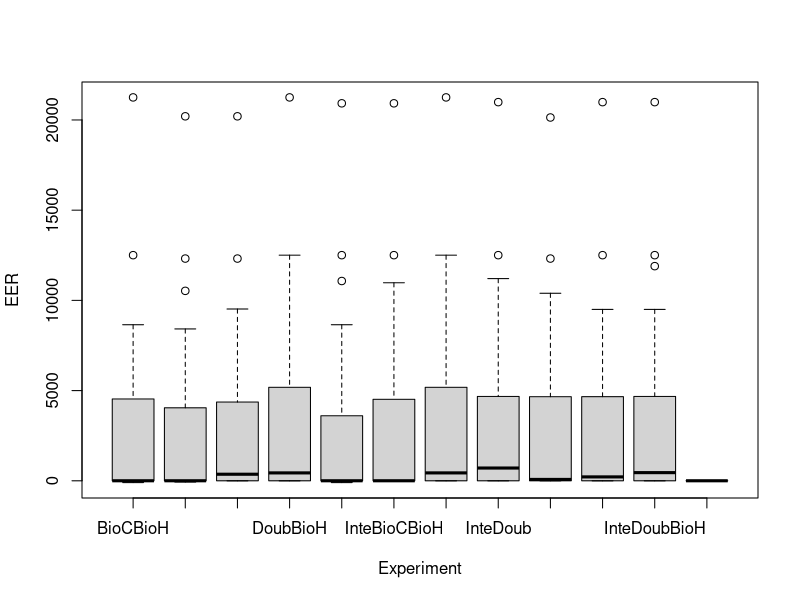
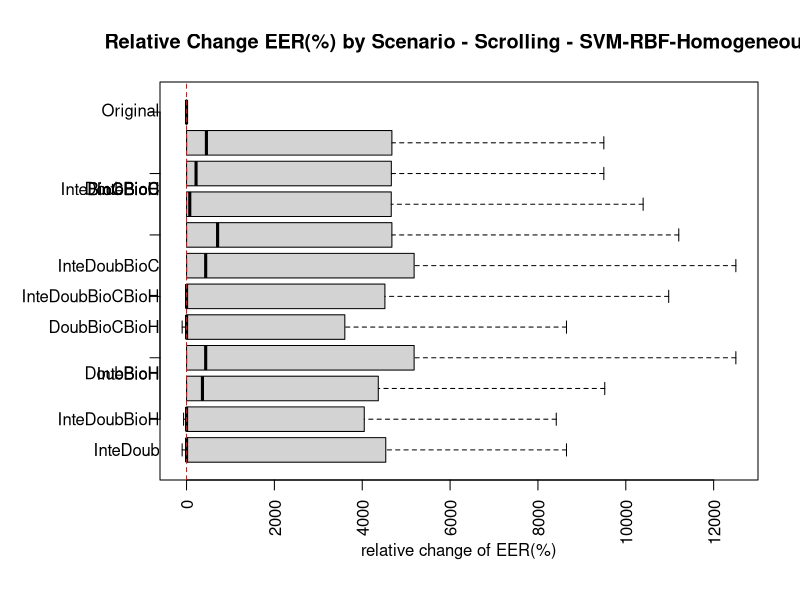

R code for these plots, in order:
sOriginal_<-c(0.0,0.010217288115914314,0.008670520231213874,0.0,0.0,0.029371271225332722,0.003966440083162536,0.005208333333333334,0.00962415996017589,0.0,0.008822187294022208,0.013986013986013986,0.0,0.010498687664041995,0.00234192037470726,0.0,0.012795930346311877,0.0,0.0,0.0,0.008021390374331552,0.0,0.0047694753577106515,0.0,0.0,0.0,0.00392156862745098,0.009467421358155157,0.0,0.0,0.0091324200913242,0.017241379310344827,0.00806451612903226,0.013435833506475519,0.0017211703958691911,0.0,0.005714285714285714,0.0,0.0,0.0,0.0)
sBioCBioH_<-c(0.5,0.4736419361657155,0.058895340899051477,0.01020408163265306,0.5,0.03347280334728033,0.5,0.0,0.48554913294797686,0.5,0.16606987569696657,0.5,0.5,0.5,0.5,0.030534351145038167,0.5,0.5,0.5,0.5,0.05214723926380368,0.5,0.25748502994011974,0.5,0.5,0.5,0.017482517482517484,0.5,0.5,0.5,0.4957983193277311,0.36160714285714285,0.5,0.06724137931034482,0.13630107215299914,0.5,0.5,0.5,0.5,0.5,0.5)
sDoubBioC_<-c(0.5,0.4743112802085535,0.078098771976323,0.01020408163265306,0.5,0.0377281224962165,0.4925373134328358,0.001694915254237288,0.45664739884393063,0.5,0.16606987569696657,0.5,0.5,0.49846625766871167,0.4754601226993865,0.030534351145038167,0.4677914110429448,0.5,0.4955357142857143,0.4107142857142857,0.03067484662576687,0.5,0.2744510978043912,0.4913294797687861,0.5,0.5,0.017482517482517484,0.48773006134969327,0.5,0.5,0.5,0.45535714285714285,0.3343558282208589,0.36379310344827587,0.18291799478412055,0.5,0.48668018931710616,0.3576923076923077,0.5,0.4955357142857143,0.4787234042553192)
sDoubBioH_<-c(0.5,0.054745296977383215,0.17616798785629956,0.45408163265306123,0.5,0.22882578118045047,0.5,0.5016949152542373,0.41238725531261344,0.5,0.5,0.5,0.5,0.5,0.5,0.5,0.5,0.5,0.5,0.5,0.08119325980189505,0.5,0.323753451563327,0.5,0.5,0.5,0.37729199933924346,0.5,0.5,0.5,0.5,0.4284147869674185,0.5,0.3689655172413793,0.19797884671109825,0.5,0.48668018931710616,0.5,0.5,0.5,0.5)
sInteBioC_<-c	(0.49333333333333335,0.4743112802085535,0.09446706663775309,0.01020408163265306,0.5,0.19668832903053504,0.5,0.0,0.4590628577811287,0.5,0.16606987569696657,0.5,0.5,0.5,0.49233128834355827,0.030534351145038167,0.47392638036809814,0.5,0.5,0.008928571428571428,0.013803680981595092,0.5,0.27345309381237526,0.4508670520231214,0.49710982658959535,0.5,0.019230769230769232,0.47699386503067487,0.5,0.5,0.5,0.46875,0.22392638036809817,0.022413793103448276,0.19231382208055636,0.5,0.5,0.5,0.4797687861271676,0.48214285714285715,0.44680851063829785)
sInteBioH_<-c(0.5,0.054745296977383215,0.17626035065738221,0.3877551020408163,0.5,0.25817680049853114,0.5,0.5,0.4094970819022088,0.5,0.5,0.5,0.5,0.5,0.5,0.5,0.5,0.5,0.5,0.5,0.09564599077274155,0.5,0.3139726935904549,0.5,0.5,0.5,0.43612686526072353,0.5,0.5,0.5,0.5,0.46420739348370926,0.5,0.07848710779745263,0.1594610257896262,0.5,0.5,0.5,0.5,0.5,0.5)
sInteDoub_<-c(0.5,0.166758261114634,0.16978692303367626,0.3877551020408163,0.5,0.2561203596545892,0.5,0.5016949152542373,0.2491413252911117,0.5,0.5,0.5,0.5,0.5013262599469496,0.4938650306748466,0.5,0.2541179048306439,0.5,0.5,0.4188282064650678,0.0647396358705538,0.5,0.28702658580602375,0.4913294797687861,0.5,0.5,0.3429464236550851,0.4831288343558282,0.5,0.5,0.5,0.46875,0.35386220426621445,0.36469400434917676,0.19459576934221964,0.5,0.48668018931710616,0.5,0.5,0.4955357142857143,0.48936170212765956)
sDoubBioCBioH_<-c(0.5,0.05507644613541887,0.15696455677902804,0.45408163265306123,0.5,0.18705599572687617,0.4925373134328358,0.5,0.38348552120856716,0.5,0.5,0.5,0.5,0.49846625766871167,0.4754601226993865,0.5,0.4677914110429448,0.5,0.4955357142857143,0.4107142857142857,0.0474509285135515,0.5,0.21297500844955458,0.4913294797687861,0.5,0.5,0.37729199933924346,0.48773006134969327,0.5,0.5,0.4957983193277311,0.32573621553884713,0.3343558282208589,0.06206896551724138,0.12124022022602143,0.5,0.5,0.3576923076923077,0.5,0.4955357142857143,0.4787234042553192)
sInteBioCBioH_<-c(0.49333333333333335,0.05507644613541887,0.14068862491868056,0.3877551020408163,0.5,0.07411199145375233,0.5,0.5,0.38301080673536064,0.5,0.5,0.5,0.5,0.5,0.49233128834355827,0.5,0.47392638036809814,0.5,0.5,0.008928571428571428,0.05116746316537959,0.5,0.22016031834095387,0.4508670520231214,0.49710982658959535,0.5,0.4343786135124718,0.47699386503067487,0.5,0.5,0.4957983193277311,0.33920739348370926,0.22392638036809817,0.01296986641814228,0.1691538684439293,0.5,0.5,0.5,0.4797687861271676,0.48214285714285715,0.44680851063829785)
sInteDoubBioC_<-c(0.49333333333333335,0.166758261114634,0.13413488181577235,0.3877551020408163,0.5,0.08042375144663046,0.4925373134328358,0.5,0.25155678422830974,0.5,0.5,0.5,0.5,0.4997925176156613,0.47392638036809814,0.5,0.24798293550549053,0.5,0.4955357142857143,0.008113920750782065,0.04173350090122865,0.5,0.26207648600562455,0.4508670520231214,0.49710982658959535,0.5,0.3411981719068333,0.4723926380368098,0.5,0.5,0.5,0.41964285714285715,0.22809533310057026,0.023314694004349178,0.18063604752245727,0.5,0.5,0.3576923076923077,0.4797687861271676,0.48214285714285715,0.43617021276595747)
sInteDoubBioH_<-c(0.5,0.166758261114634,0.18264141548000545,0.45408163265306123,0.5,0.21421703908127837,0.5,0.5,0.24625115188070706,0.5,0.5,0.5,0.5,0.5013262599469496,0.4938650306748466,0.5,0.2541179048306439,0.5,0.5,0.4188282064650678,0.07305739751624692,0.5,0.27285524797051264,0.4913294797687861,0.5,0.5,0.4704724409448819,0.4831288343558282,0.5,0.5,0.5,0.4238721804511278,0.35386220426621445,0.07421559490525008,0.134403071573457,0.5,0.5,0.5,0.5,0.4955357142857143,0.48936170212765956)
sInteDoubBioCBioH_<-c(0.5,0.05524554357782005,0.13413488181577235,0.3877551020408163,0.5,0.09294044333659753,0.5,0.5,0.38348552120856716,0.5,0.5,0.5,0.5,0.5,0.4938650306748466,0.5,0.47392638036809814,0.5,0.5,0.41517857142857145,0.0474509285135515,0.5,0.2730545299178002,0.4913294797687861,0.5,0.5,0.3411981719068333,0.48773006134969327,0.5,0.5,0.5,0.4330357142857143,0.34202453987730064,0.07241379310344828,0.134403071573457,0.5,0.5,0.5,0.5,0.4955357142857143,0.48936170212765956)

sBioCBioH<-(sBioCBioH_-sOriginal_)/sOriginal_*100
sBioCBioH[is.infinite(sBioCBioH)]<-sBioCBioH_[is.infinite(sBioCBioH)]
sBioCBioH[is.nan(sBioCBioH)]<-0

sDoubBioC<-(sDoubBioC_-sOriginal_)/sOriginal_*100
sDoubBioC[is.infinite(sDoubBioC)]<-sDoubBioC_[is.infinite(sDoubBioC)]
sDoubBioC[is.nan(sDoubBioC)]<-0

sDoubBioH<-(sDoubBioH_-sOriginal_)/sOriginal_*100
sDoubBioH[is.infinite(sDoubBioH)]<-sDoubBioH_[is.infinite(sDoubBioH)]
sDoubBioH[is.nan(sDoubBioH)]<-0

sInteBioC<-(sInteBioC_-sOriginal_)/sOriginal_*100
sInteBioC[is.infinite(sInteBioC)]<-sInteBioC_[is.infinite(sInteBioC)]
sInteBioC[is.nan(sInteBioC)]<-0


sInteBioH<-(sInteBioH_-sOriginal_)/sOriginal_*100
sInteBioH[is.infinite(sInteBioH)]<-sInteBioH_[is.infinite(sInteBioH)]
sInteBioH[is.nan(sInteBioH)]<-0


sInteDoub<-(sInteDoub_-sOriginal_)/sOriginal_*100
sInteDoub[is.infinite(sInteDoub)]<-sInteDoub_[is.infinite(sInteDoub)]
sInteDoub[is.nan(sInteDoub)]<-0

sDoubBioCBioH<-(sDoubBioCBioH_-sOriginal_)/sOriginal_*100
sDoubBioCBioH[is.infinite(sDoubBioCBioH)]<-sDoubBioCBioH_[is.infinite(sDoubBioCBioH)]
sDoubBioCBioH[is.nan(sDoubBioCBioH)]<-0

sInteBioCBioH<-(sInteBioCBioH_-sOriginal_)/sOriginal_*100
sInteBioCBioH[is.infinite(sInteBioCBioH)]<-sInteBioCBioH_[is.infinite(sInteBioCBioH)]
sInteBioCBioH[is.nan(sInteBioCBioH)]<-0

sInteDoubBioH<-(sInteDoubBioH_-sOriginal_)/sOriginal_*100
sInteDoubBioH[is.infinite(sInteDoubBioH)]<-sInteDoubBioH_[is.infinite(sInteDoubBioH)]
sInteDoubBioH[is.nan(sInteDoubBioH)]<-0

sInteDoubBioC<-(sInteDoubBioC_-sOriginal_)/sOriginal_*100
sInteDoubBioC[is.infinite(sInteDoubBioC)]<-sInteDoubBioC_[is.infinite(sInteDoubBioC)]
sInteDoubBioC[is.nan(sInteDoubBioC)]<-0

sInteDoubBioCBioH<-(sInteDoubBioCBioH_-sOriginal_)/sOriginal_*100
sInteDoubBioCBioH[is.infinite(sInteDoubBioCBioH)]<-sInteDoubBioCBioH_[is.infinite(sInteDoubBioCBioH)]
sInteDoubBioCBioH[is.nan(sInteDoubBioCBioH)]<-0

sOriginal<-(sOriginal_-sOriginal_)*100


scrolling_svm<-matrix(c(sOriginal,sBioCBioH,sDoubBioC,sDoubBioH,sInteBioC,sInteBioH,sInteDoub,sDoubBioCBioH,sInteBioCBioH,sInteDoubBioH,sInteDoubBioC,sInteDoubBioCBioH),nrow=492)

ex0=rep('Original',41)
ex1=rep('BioCBioH',41)
ex2=rep('DoubBioC',41)
ex3=rep('DoubBioH',41)
ex4=rep('InteBioC',41)
ex5=rep('InteBioH',41)
ex6=rep('InteDoub',41)
ex7=rep('DoubBioCBioH',41)
ex8=rep('InteBioCBioH',41)
ex9=rep('InteDoubBioH',41)
ex10=rep('InteDoubBioC',41)
ex11=rep('InteDoubBioCBioH',41)
ex<-c(ex0,ex1,ex2,ex3,ex4,ex5,ex6,ex7,ex8,ex9,ex10,ex11)

scrolling_svm<-data.frame(EER=scrolling_svm,Experiment=ex)


r<-tapply(scrolling_svm$EER, scrolling_svm$Experiment, median)
x<-boxPlotWithoutWiskers<-boxplot(EER ~ Experiment, data=scrolling_svm)#,at=rank(-r),main="Relative Change EER(%) by Experiment - Scrolling",xlab="relative change of EER(%)", col = "lightgray",yaxt = "n",outline=FALSE,horizontal=TRUE)

#boxPlotWithoutWiskers$stats[5,]<-boxPlotWithoutWiskers$stats[4,]

par(mar=c(6,8,4.1,2.1),mgp=c(3,1,0))
#bxp(boxPlotWithoutWiskers,boxfill = "lightgray",at=rank(-r),main="Relative Change EER(%) by Scenario - Scrolling - SVM-RBF-Homogeneous",xlab="relative change of EER(%)",las=3,outline=FALSE,yaxt = "n",horizontal=TRUE)

#without rank
bxp(boxPlotWithoutWiskers,boxfill = "lightgray",main="Relative Change EER(%) by Scenario - Scrolling - SVM-RBF-Homogeneous",xlab="relative change of EER(%)",las=3,outline=FALSE,yaxt = "n",horizontal=TRUE)

#simple boxplot
#boxplot(EER~Experiment,data=scrolling_svm,col = "lightgray",main="Relative Change EER(%) by Scenario - Scrolling - SVM-RBF-Homogeneous",xlab="relative change of EER(%)")


abline(v=0, col = "red", lty = 2) 
axis(2, labels = FALSE)
text(y =  rank(-r), x = par("usr")[1]-12,  adj = 1,
     labels = x$names, xpd = TRUE)
